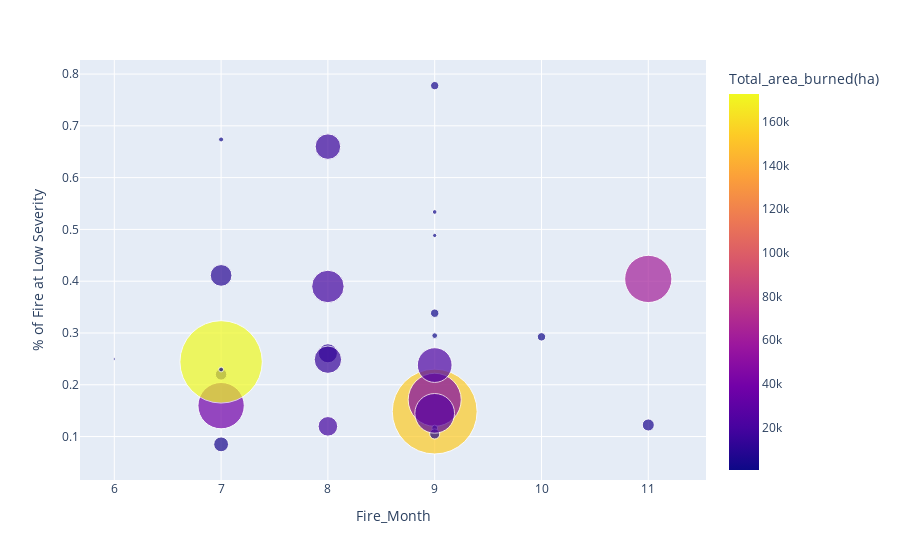

Write notebook code for a chart like this one.
### Code cell
fig = px.scatter(foi, x='Fire_Month', y='% of Fire at Low Severity', size_max=60,
                    color='Total_area_burned(ha)', size='OC(kg)', hover_data=['Fire_Name'])

fig.show()

### Figure 1 — Plotly figure (JSON) as saved in the notebook; plotly's stock layout.template omitted (floating-point values rounded to 4 significant figures)
{"data": [{"customdata": [["SLINK"], ["CREEK"], ["GOLD"], ["HOG"], ["LOYALTON"], ["MOUNTAIN VIEW"], ["SLATER"], ["SNOW"], ["VALLEY"], ["CAPLES"], ["COW"], ["LIME"], ["LONE"], ["MIDDLE"], ["SOUTH"], ["TABOOSE"], ["WALKER"], ["CAMP"], ["CRANSTON"], ["DELTA"], ["DONNELL"], ["FERGUSON"], ["HIRZ"], ["RANCH"], ["STONE"], ["STONE"], ["VALLEY"]], "hovertemplate": "Fire_Month=%{x}<br>% of Fire at Low Severity=%{y}<br>OC(kg)=%{marker.size}<br>Fire_Name=%{customdata[0]}<br>Total_area_burned(ha)=%{marker.color}<extra></extra>", "legendgroup": "", "marker": {"color": [10790.0, 153700.0, 9126.0, 3849.0, 18860.0, 5124.0, 45117, 2511.0, 6573.0, 1406.0, 803.8, 747, 2218.0, 548.5, 2274.0, 4189.0, 23700.0, 61970.0, 5292.0, 25790.0, 14630.0, 38800.0, 18900.0, 172800.0, 671.5, 15970.0, 506.7], "coloraxis": "coloraxis", "size": [5612000.0, 110600000.0, 7245000.0, 3386000.0, 5897000.0, 2233000.0, 43270000.0, 516000.0, 1568000.0, 1074000.0, 384700.0, 277400.0, 333000.0, 499700.0, 1089000.0, 1059000.0, 18550000.0, 34280000.0, 2015000.0, 24240000.0, 11540000.0, 32990000.0, 16220000.0, 104300000.0, 91040.0, 10030000.0, 357400.0], "sizemode": "area", "sizeref": 30730.0, "symbol": "circle"}, "mode": "markers", "name": "", "orientation": "v", "showlegend": false, "type": "scatter", "x": [8, 9, 7, 7, 8, 11, 9, 9, 9, 10, 7, 9, 9, 9, 9, 9, 9, 11, 7, 9, 8, 7, 8, 7, 6, 8, 7], "xaxis": "x", "y": [0.2608, 0.1482, 0.4112, 0.08496, 0.1197, 0.1223, 0.171, 0.1165, 0.1049, 0.2926, 0.6737, 0.4883, 0.5337, 0.2949, 0.3382, 0.7776, 0.238, 0.4044, 0.22, 0.1448, 0.2485, 0.1597, 0.3898, 0.2442, 0.2497, 0.6599, 0.2295], "yaxis": "y"}], "layout": {"coloraxis": {"colorbar": {"title": {"text": "Total_area_burned(ha)"}}, "colorscale": [[0, "#0d0887"], [0.1111, "#46039f"], [0.2222, "#7201a8"], [0.3333, "#9c179e"], [0.4444, "#bd3786"], [0.5556, "#d8576b"], [0.6667, "#ed7953"], [0.7778, "#fb9f3a"], [0.8889, "#fdca26"], [1, "#f0f921"]]}, "legend": {"itemsizing": "constant", "tracegroupgap": 0}, "margin": {"t": 60}, "xaxis": {"anchor": "y", "domain": [0, 1], "title": {"text": "Fire_Month"}}, "yaxis": {"anchor": "x", "domain": [0, 1], "title": {"text": "% of Fire at Low Severity"}}}}
